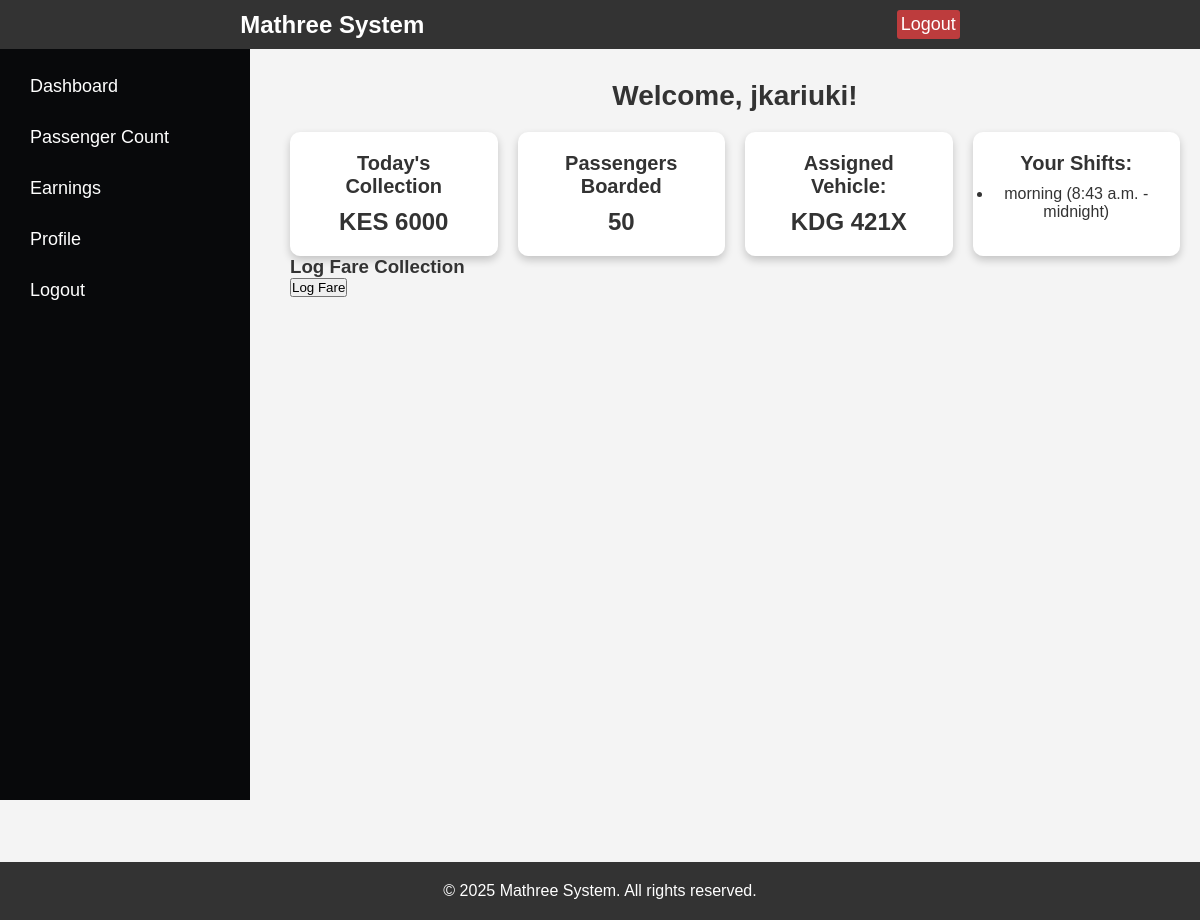
The app's page /fleet/tout/dashboard/ (signed in) with its own data.
### fleet/models.py (models this page shows, shortened)
class Tout(models.Model):
    user = models.OneToOneField(User, on_delete=models.CASCADE)
    assigned_matatu = models.ForeignKey(
        Matatu, on_delete=models.SET_NULL, null=True, blank=True
    )

class Matatu(models.Model):
    plate_number = models.CharField(max_length=10, unique=True)
    capacity = models.IntegerField()
    route = models.CharField(max_length=100)
    def __str__(self):
        return self.plate_number

class Shift(models.Model):
    SHIFT_TYPES = [
        ("morning", "Morning"),
        ("afternoon", "Afternoon"),
        ("night", "Night"),
    ]
    matatu = models.ForeignKey(Matatu, on_delete=models.CASCADE)
    driver = models.ForeignKey(Driver, on_delete=models.CASCADE)
    tout = models.ForeignKey(Tout, on_delete=models.CASCADE)
    shift_type = models.CharField(max_length=10, choices=SHIFT_TYPES, default="morning")
    start_time = models.TimeField()
    end_time = models.TimeField()
    def __str__(self):
        return f"{self.matatu} - {self.shift_type}"

### fleet/views.py (the view)
# urls.py: path("tout/dashboard/", tout_dashboard, name="tout_dashboard"),
@login_required
def tout_dashboard(request):
    try:
        tout = Tout.objects.get(user=request.user)
        shifts = Shift.objects.filter(tout=tout)
        today_fares = Fare.objects.filter(
            shift__tout=tout, timestamp__date=datetime.today().date()
        )
        total_fare = (
            today_fares.aggregate(Sum("amount_collected"))["amount_collected__sum"] or 0
        )
        print(f"DEBUG: Logged-in Tout: {tout.user.username}")
        print(f"DEBUG: Assigned Shifts: {shifts}")
        print(f"DEBUG: Today's Total Fare: {total_fare}")
        context = {
            "tout": tout,
            "shifts": shifts,
            "total_fare": total_fare,
        }
        return render(request, "fleet/tout_dashboard.html", context)
    except Tout.DoesNotExist:
        print("DEBUG: Tout record not found for this user.")
        messages.error(request, "You are not registered as a Tout.")
        return redirect("login")

### fleet/templates/fleet/tout_dashboard.html (shortened to what this page needs)
{% extends "base.html" %}
{% block content %}
<div class="dashboard">
  <aside class="sidebar">
    <h2>Tout Panel</h2>
    <ul>
      <li><a href="#">Dashboard</a></li>
      <li><a href="#">Passenger Count</a></li>
      <li><a href="#">Earnings</a></li>
      <li><a href="#">Profile</a></li>
      <li><a href="{% url 'logout' %}">Logout</a></li>
    </ul>
  </aside>
  <div class="dashboard-content">
    <h2>Welcome, {{ tout.user.username }}!</h2>
    <div class="cards">
      <div class="card">
        <h3>Today's Collection</h3>
        <p>KES {{ total_fare }}</p>
      </div>
      <div class="card">
        <h3>Passengers Boarded</h3>
        <p>50</p>
      </div>
      <div class="card">
        <h3>Assigned Vehicle:</h3>
        <p>{{ tout.assigned_matatu.plate_number|default:"Not assigned" }}</p>
      </div>
      <div class="card">
        <h3>Your Shifts:</h3>
        <ul>
          {% for shift in shifts %}
          <li>
            {{ shift.shift_type }} ({{ shift.start_time }} - {{ shift.end_time }})
          </li>
          {% empty %}
          <li>No shifts assigned</li>
          {% endfor %}
        </ul>
      </div>
    </div>
    <div class="fare-collection">
      <h3>Log Fare Collection</h3>
      <form method="post" action="{% url 'log_fare' %}">
        <button type="submit" class="btn btn-primary">Log Fare</button>
      </form>
    </div>
  </div>
</div>
{% endblock %}

### fleet/static/fleet/style.css (style rules this page uses)
* { margin: 0; padding: 0; box-sizing: border-box; }
html, body { height: 100%; font-family: Arial, sans-serif; }
body { display: flex; flex-direction: column; }
.dashboard { display: flex; height: 100vh; }
.sidebar { width: 250px; background-color: #333; color: white; padding: 20px; position: fixed; height: 100%; top: 0; left: 0; overflow-y: auto; }
.sidebar h2 { font-size: 24px; margin-bottom: 20px; }
.sidebar ul { list-style-type: none; padding: 0; }
.sidebar ul li { margin-bottom: 10px; }
.sidebar ul li a { text-decoration: none; color: white; font-size: 18px; display: block; padding: 10px; border-radius: 5px; }
.dashboard-content { margin-left: 260px; padding: 20px; flex-grow: 1; }
.dashboard-content h2 { font-size: 28px; margin-bottom: 20px; }
.cards { display: flex; gap: 20px; }
.card { background-color: white; padding: 20px; border-radius: 10px; box-shadow: 0px 4px 8px rgba(0, 0, 0, 0.2); flex: 1; text-align: center; }
.card h3 { margin-bottom: 10px; font-size: 20px; }
.card p { font-size: 24px; font-weight: bold; }

### fleet/static/fleet/admin.css (style rules this page uses)
body { font-family: 'Poppins', sans-serif; margin: 0; padding: 0; background: #f4f4f4; color: #333; }
.dashboard { display: flex; min-height: 100vh; }
.sidebar { width: 250px; background: #08090B; color: white; padding: 20px; height: 100vh; position: fixed; left: 0; top: 0; }
.sidebar h2 { font-size: 22px; margin-bottom: 20px; text-align: center; }
.sidebar ul { list-style: none; padding: 0; }
.sidebar ul li { margin: 10px 0; }
.sidebar ul li a { text-decoration: none; color: white; display: block; padding: 10px; border-radius: 5px; transition: 0.3s; }
.dashboard-content { margin-left: 270px; padding: 20px; width: calc(100% - 270px); }
h2 { text-align: center; margin-bottom: 20px; color: #333; }

### records on screen
Tout: user.username "jkariuki", assigned_matatu.plate_number "KDG 421X"
Shift: shift_type "morning", start_time "8:43 a.m.", end_time "midnight"

### other values on screen
{{ total_fare }} "6000"
